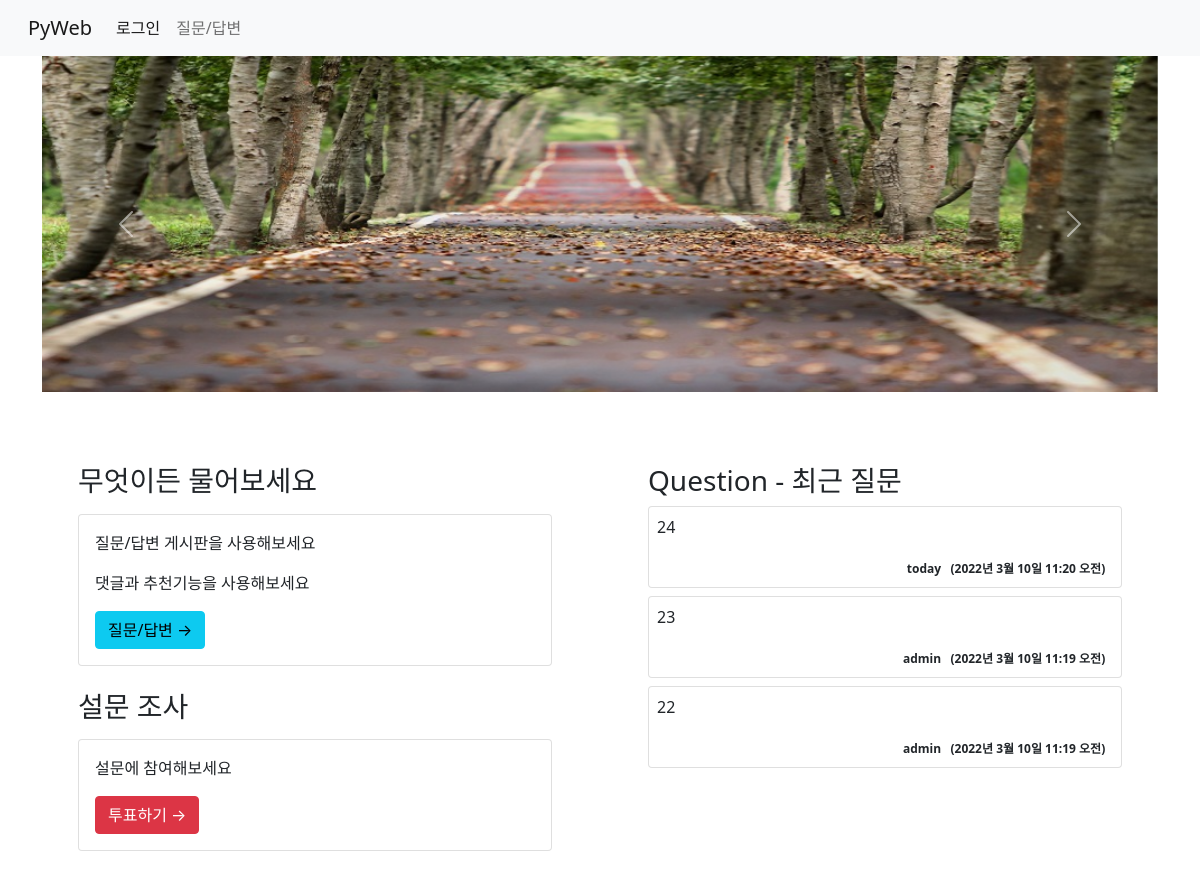
The app's page /, older data.
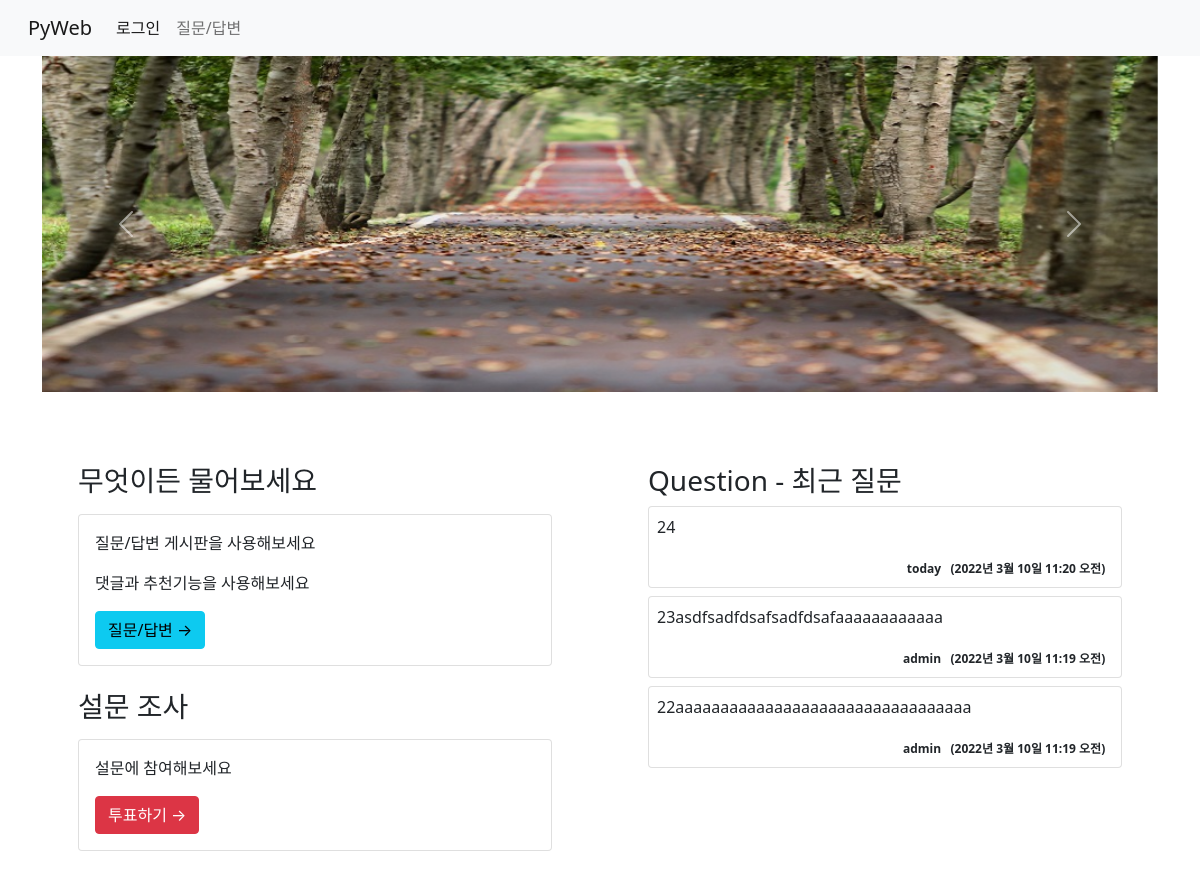
The same page, newer data.
### board/models.py (models this page shows, shortened)
class Question(models.Model):
    subject = models.CharField(max_length=200)
    content = models.TextField()
    create_date = models.DateTimeField()                            # 반드시 있어야 함(NOT NULL)
    modify_date = models.DateTimeField(null=True, blank=True)       # null 허용, blank - 폼 데이터 null
    author = models.ForeignKey(User, on_delete=models.CASCADE)      # user의 username과 외래키 설정

### board/views.py (the view)
# urls.py: path('', views.index, name='index'),                        # 127.0.0.1:8000/board/
def index(request):
    question_list = Question.objects.order_by('-pk')[:3]
    context = {'question_list':question_list}
    return render(request, 'board/index.html', context)

### templates/board/index.html (shortened to what this page needs)
{% extends 'base.html' %}
{% load static %}
{% block content %}
<div class="container">
    <div id="carouselExampleControls" class="carousel slide" data-bs-ride="carousel">
        <div class="carousel-inner">
            <div class="carousel-item active">
                <img src="{% static 'board/images/bg0.jpg' %}" class="d-block w-100" alt="...">
            </div>
        </div>
        <button class="carousel-control-prev" type="button" data-bs-target="#carouselExampleControls" data-bs-slide="prev">
            <span class="carousel-control-prev-icon" aria-hidden="true"></span>
        </button>
        <button class="carousel-control-next" type="button" data-bs-target="#carouselExampleControls" data-bs-slide="next">
            <span class="carousel-control-next-icon" aria-hidden="true"></span>
        </button>
    </div>
    <div class="row">
        <div class="col-6 p-5">
            <h3 class="mt-4">무엇이든 물어보세요</h3>
            <div class="card my-3">
                <div class="card-body">
                    <p>질문/답변 게시판을 사용해보세요</p>
                    <p>댓글과 추천기능을 사용해보세요</p>
                    <a href="{% url 'board:boardlist' %}" class="btn btn-info">질문/답변 &rarr;</a>
                </div>
            </div>
            <h3 class="mt-4">설문 조사</h3>
            <div class="card my-3">
                <div class="card-body">
                    <p>설문에 참여해보세요</p>
                    <a href="{% url 'board:boardlist' %}" class="btn btn-danger">투표하기 &rarr;</a>
                </div>
            </div>
        </div>
        <div class="col-6 p-5">
            <h3 class="mt-4">Question - 최근 질문</h3>
            {% for question in question_list %}
            <div class="card my-2">
                <div class="card-body p-2">
                    <p>
                        <a href="{% url 'board:detail' question.id %}" class="text-dark text-decoration-none">
                            {{ question.subject }}
                        </a>
                    </p>
                    <div class="card-text text-right">
                        <span class="badge text-dark">
                            {{ question.author }}&nbsp; &nbsp;({{ question.create_date }})
                        </span>
                    </div>
                </div>
            </div>
            {% endfor %}
        </div>
    </div>
</div>
{% endblock %}

Row changes from the older to the newer data that the page shows:
changed Question: subject "23" → "23asdfsadfdsafsadfdsafaaaaaaaaaaaa"
changed Question: subject "22" → "22aaaaaaaaaaaaaaaaaaaaaaaaaaaaaaaaa"
